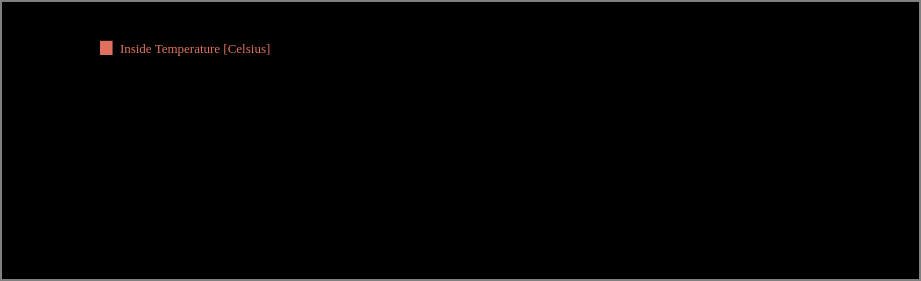
<?xml version="1.0" encoding="UTF-8"?>
<ui version="4.0">
 <class>Dialog</class>
 <widget class="QDialog" name="Dialog">
  <property name="geometry">
   <rect>
    <x>0</x>
    <y>0</y>
    <width>921</width>
    <height>281</height>
   </rect>
  </property>
  <property name="windowTitle">
   <string>Building Inside Temperature</string>
  </property>
  <property name="styleSheet">
   <string notr="true">background:rgb(0,0,0);border 2px solid grey;</string>
  </property>
  <widget class="PlotWidget" name="widget_rms_1" native="true">
   <property name="geometry">
    <rect>
     <x>20</x>
     <y>20</y>
     <width>881</width>
     <height>231</height>
    </rect>
   </property>
   <property name="styleSheet">
    <string notr="true">background:rgb(0,0,0);</string>
   </property>
   <widget class="QLabel" name="label_44">
    <property name="geometry">
     <rect>
      <x>100</x>
      <y>20</y>
      <width>161</width>
      <height>16</height>
     </rect>
    </property>
    <property name="font">
     <font>
      <family>Times New Roman</family>
      <pointsize>10</pointsize>
     </font>
    </property>
    <property name="styleSheet">
     <string notr="true">background-color:rgba(0,0,0,0);
color:rgb(222, 114, 94);</string>
    </property>
    <property name="text">
     <string>Inside Temperature [Celsius]</string>
    </property>
   </widget>
   <widget class="QLabel" name="label_45">
    <property name="geometry">
     <rect>
      <x>80</x>
      <y>10</y>
      <width>20</width>
      <height>31</height>
     </rect>
    </property>
    <property name="font">
     <font>
      <family>Arial</family>
      <pointsize>12</pointsize>
     </font>
    </property>
    <property name="styleSheet">
     <string notr="true">background-color:rgba(9,9,255,0);
color:rgb(222, 114, 94);</string>
    </property>
    <property name="text">
     <string>▆</string>
    </property>
   </widget>
  </widget>
  <widget class="QLabel" name="label">
   <property name="geometry">
    <rect>
     <x>0</x>
     <y>0</y>
     <width>921</width>
     <height>281</height>
    </rect>
   </property>
   <property name="styleSheet">
    <string notr="true">border: 2px solid grey;</string>
   </property>
   <property name="text">
    <string/>
   </property>
  </widget>
  <zorder>label</zorder>
  <zorder>widget_rms_1</zorder>
 </widget>
 <customwidgets>
  <customwidget>
   <class>PlotWidget</class>
   <extends>QWidget</extends>
   <header location="global">pyqtgraph</header>
   <container>1</container>
  </customwidget>
 </customwidgets>
 <resources/>
 <connections/>
</ui>
